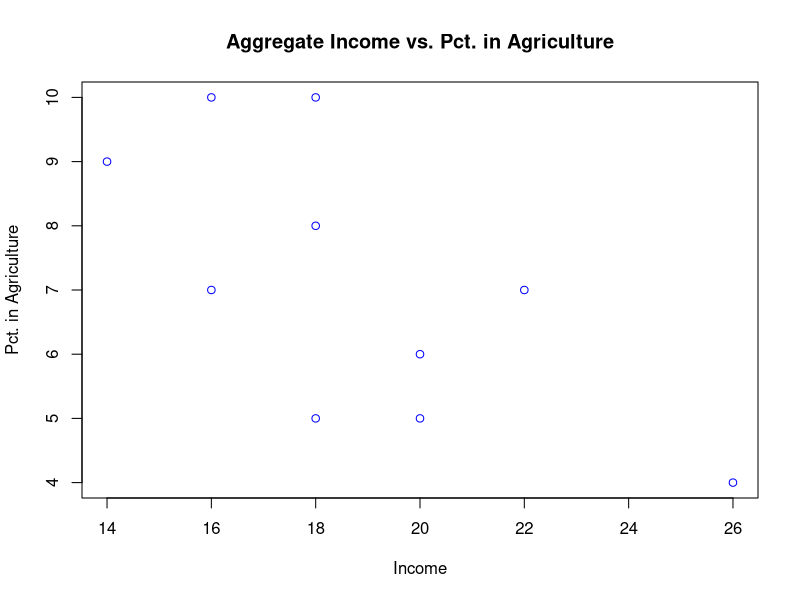
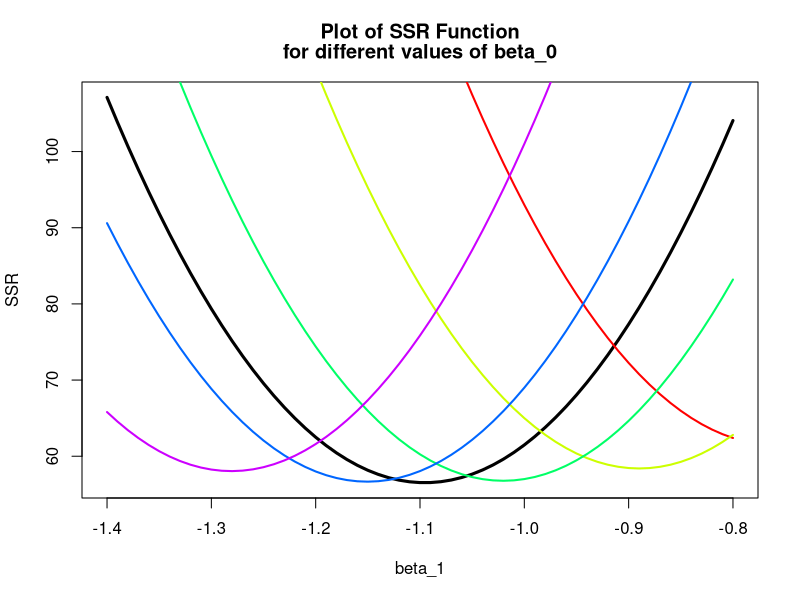
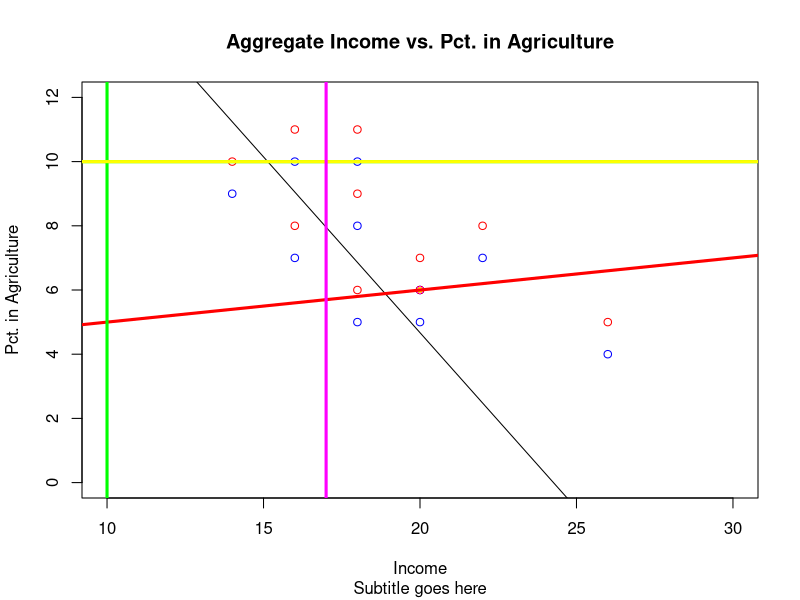
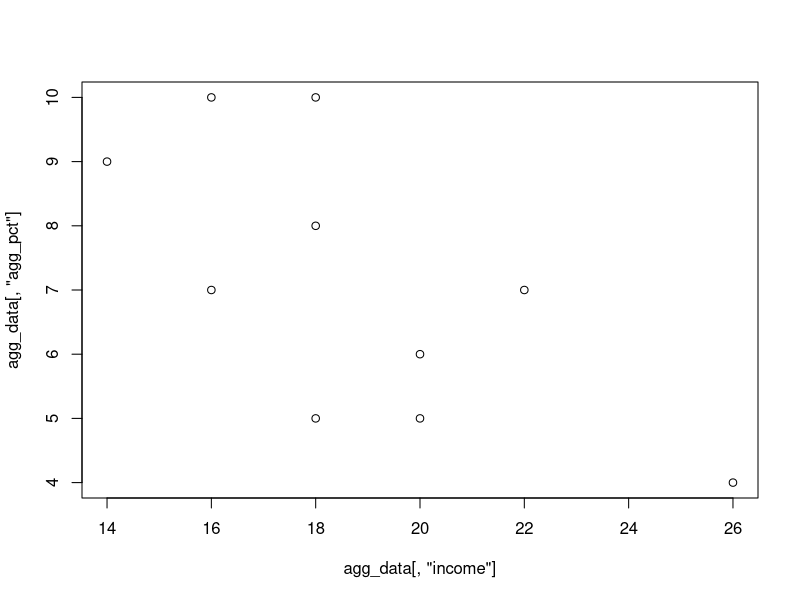
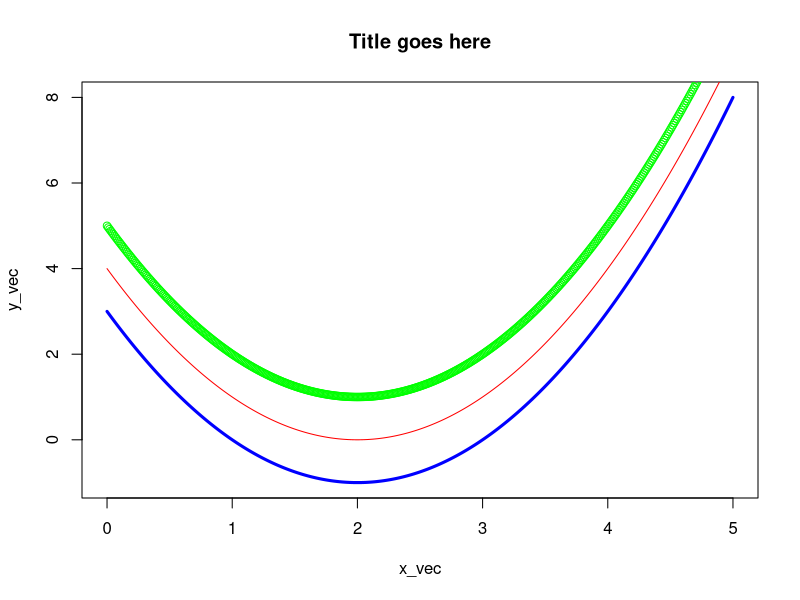
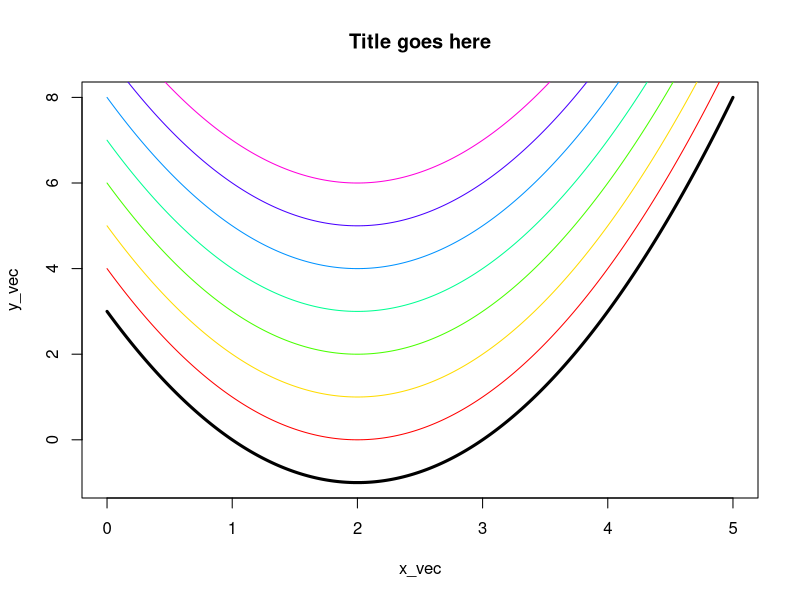

Recreate these plots in R, in order.
##################################################
# 
# GEB 6895: Tools for Business Intelligence
# 
# OLS Regression Demo
# Regression with Data Entered Directly into the Script
# 
# Lealand Morin, Ph.D.
# Assistant Professor
# Department of Economics
# College of Business Administration
# University of Central Florida
# 
# September 16, 2019
# 
##################################################
# 
# Calculating_beta_hat gives an example of OLS regression
#   using data entered within this script.
#   It includes exercises to calculate the OLS
#   estimates from direct calculation and optimization.
# 
# Dependencies:
#   None. 
# 
##################################################


##################################################
# Preparing the Workspace
##################################################

# Clear workspace.
rm(list=ls(all=TRUE))

# Set working directory.
# wd_path <- '/path/to/your/folder' 
# Not required, since this program does not interact with other files.

# setwd(wd_path)

# No libraries required.
# Otherwise would have a command like the following.
# library(name_of_R_package)


##################################################
# Enter the dataset and run regression
##################################################

# Enter the numbers in the dataset.
income_data  <- c(14, 18, 18, 16, 16, 26, 20, 18, 20, 22)
agg_pct_data <- c(9, 10, 8, 7, 10, 4, 5, 5, 6, 7)
agg_data <- data.frame(income = income_data, 
                       agg_pct = agg_pct_data)

# Inspect the data.
summary(agg_data)

# Plot a scattergraph of income and housing prices. 
plot(agg_data[, 'income'], 
     agg_data[, 'agg_pct'], 
     main = 'Aggregate Income vs. Pct. in Agriculture', 
     xlab = 'Income', 
     ylab = 'Pct. in Agriculture', 
     col = 'blue')



# Estimate a regression model.
lm_model <- lm(data = agg_data, 
               formula = income ~ agg_pct)

# Output the results to screen.
summary(lm_model)

# My answers:
# lm(formula = income ~ agg_pct, data = agg_data)
# 
# Residuals:
#   Min      1Q  Median      3Q     Max
# -3.1002 -2.3142  0.0905  1.8765  3.8044
# 
# Coefficients:
#   Estimate Std. Error t value Pr(>|t|)
# (Intercept)  26.5770     3.0685   8.661 2.45e-05 ***
#   agg_pct      -1.0954     0.4156  -2.635   0.0299 *
#   ---
#   Signif. codes:  0 '***' 0.001 '**' 0.01 '*' 0.05 '.' 0.1 ' ' 1
# 
# Residual standard error: 2.658 on 8 degrees of freedom
# Multiple R-squared:  0.4647,	Adjusted R-squared:  0.3978
# F-statistic: 6.945 on 1 and 8 DF,  p-value: 0.02993
# 
# >
# beta_1 is -1.09

# Store the slope coefficient. 
beta_1_hat_lm <- summary(lm_model)$coefficients['agg_pct', 'Estimate']
beta_1_hat_lm <- coef(lm_model)['agg_pct']

print(beta_1_hat_lm)

##################################################
# Estimating beta from direct calculation
##################################################

# Calculate the estimate of the slope coefficient above. 

y <- agg_data[, 'income']
x <- agg_data[, 'agg_pct']


# From the formula:
beta_1_hat_calc <- sum((y - mean(y)) * (x - mean(x)))/sum((x - mean(x))^2)

# From the relationship between covariance, variance and correlation: 
beta_1_hat_calc <- cor(x, y) * (sd(y) / sd(x))

# Compare with the output above. 
print(beta_1_hat_calc)

##################################################
# Estimating beta from solving equations
##################################################

# Part i: Define matrices for normal equations.

# Vector version (not required but very nice):

ones <- rep(1, length(x))
z <- cbind(ones, x)
t(z)

X_T_x <- t(z)%*%z

X_T_y <- t(z)%*%y

# Scalar version (direct from the formula given):

X_T_x <- matrix(c(length(x), sum(x), sum(x), sum(x^2)), 
                nrow = 2, ncol = 2)

X_T_y <- matrix(c(sum(y), sum(x*y)), 
                nrow = 2, ncol = 1)

# Part ii: Solve the equations for beta. 

beta_hat_norm <- solve(X_T_x, X_T_y)

# Select the second element (they are calculated together). 
beta_1_hat_norm <- beta_hat_norm[2]

# Compare with the output above. 
print(beta_1_hat_norm)


##################################################
# Estimating beta from optimization
##################################################

# Part i: Sum of Squared residuals.

# Note that beta is a vector of two coefficients. 

# Notation to match f(x, a, b)
# where f() -> ssr(), x -> beta, a -> y, b -> x

# Test with this:
beta_test_ssr <- c(coef(lm_model)['(Intercept)'], 
                   coef(lm_model)['agg_pct'])

ssr <- function(beta, y, x) {
  
  beta_0 <- beta[1]
  beta_1 <- beta[2]
  
  
  ssr <- sum((y - beta_0 - beta_1*x)^2)
  
  return(ssr)
}

# 
sqrt(ssr(beta_test_ssr, y, x)/8)
# Should get: 
# Residual standard error: 2.658

# Part ii: Plot the SSR function on a graph.

# Draw several lines for fixed values of beta_0, 
# with candidate values of beta_1 on the horizontal axis.


# An example of one such line:
beta_0_plot <- coef(lm_model)['(Intercept)']
beta_1_plot <- seq(-1.4, -0.8, by = 0.01)
# Calculate corresponding values of SSR:
ssr_plot = rep(NA, length(beta_1_plot))
for (i in 1:length(beta_1_plot)) {
  
  beta_test_ssr_plot <- c(beta_0_plot, beta_1_plot[i])
  ssr_plot[i] <- ssr(beta_test_ssr_plot, y, x)
}

# Now plot this line. 
plot(beta_1_plot, ssr_plot, 
     main = c('Plot of SSR Function', 'for different values of beta_0'), 
     xlab = 'beta_1',
     ylab = 'SSR',
     type = 'l', lwd = 3)
# Repeat for a few other values of beta_0_plot
# and add to the plot with lines().

beta_0_plot_list <- c(24, 25, 26, 27, 28)
color_list <- rainbow(length(beta_0_plot_list))
for (beta_0_num in 1:length(beta_0_plot_list)) {
  
  beta_0_plot <- beta_0_plot_list[beta_0_num]
  
  # Generate another series to plot
  ssr_plot = rep(NA, length(beta_1_plot))
  for (i in 1:length(beta_1_plot)) {
    
    beta_test_ssr_plot <- c(beta_0_plot, beta_1_plot[i])
    ssr_plot[i] <- ssr(beta_test_ssr_plot, y, x)
  }
  
  # Plot this line with the others.
  lines(beta_1_plot, ssr_plot, 
       col = color_list[beta_0_num], lwd = 2)
  
}



# Verify that the maximum is at the beta_hat estimate.


# Part iii: Optimize the SSR function w.r.t. beta. 

# ...

beta_hat_opt <- optim(par = c(0, 0), fn = ssr, y = y, x = x)


# Extract the estimate of the slope coefficient.
beta_1_hat_opt <- beta_hat_opt$par[2]

# Compare with the output above. 
print(beta_1_hat_opt)



##################################################
# Practice with graphs
##################################################


# Plot a scattergraph of income and housing prices. 
plot(agg_data[, 'income'], 
     agg_data[, 'agg_pct'], 
     main = 'Aggregate Income vs. Pct. in Agriculture', 
     sub = 'Subtitle goes here', 
     xlab = 'Income', 
     ylab = 'Pct. in Agriculture', 
     xlim = c(10, 30),
     ylim = c(0, 12),
     col = 'blue')
points(agg_data[, 'income'], 
       agg_data[, 'agg_pct'] + 1, 
       col = 'red')
points(20, 6, col = 'magenta', pch = 16)
points(20, 6, col = 'yellow', pch = 20)
abline(lm_model)
abline(a = 4, # Intercept
       b = 0.1,  # Slope
       lwd = 3, col = 'red')
abline(h = c(10, 25), v = c(3, 10), 
       lwd = 3, col = 'green')
abline(h = c(10, 25), 
       lwd = 3, col = 'yellow')
abline(v = c(17), 
       lwd = 3, col = 'magenta')




plot(agg_data[, 'income'], 
     agg_data[, 'agg_pct'])



# Example of line.
x_vec <- seq(0, 5, by = 0.01)
y_vec <- (x_vec - 2)^2 - 1


plot(x_vec, y_vec, 
     main = 'Title goes here', 
     type = 'l', 
     lwd = 3, # line width.
     col = 'blue')
lines(x_vec, y_vec + 1, col = 'red')
points(x_vec, y_vec + 2, col = 'green')


plot(x_vec, y_vec, 
     main = 'Title goes here', 
     type = 'l', 
     lwd = 3, # line width.
     col = 'black')
color_list <- rainbow(7)
for (i in 1:7) {
  lines(x_vec, y_vec + i, col = color_list[i])
}

##################################################
# End
##################################################
